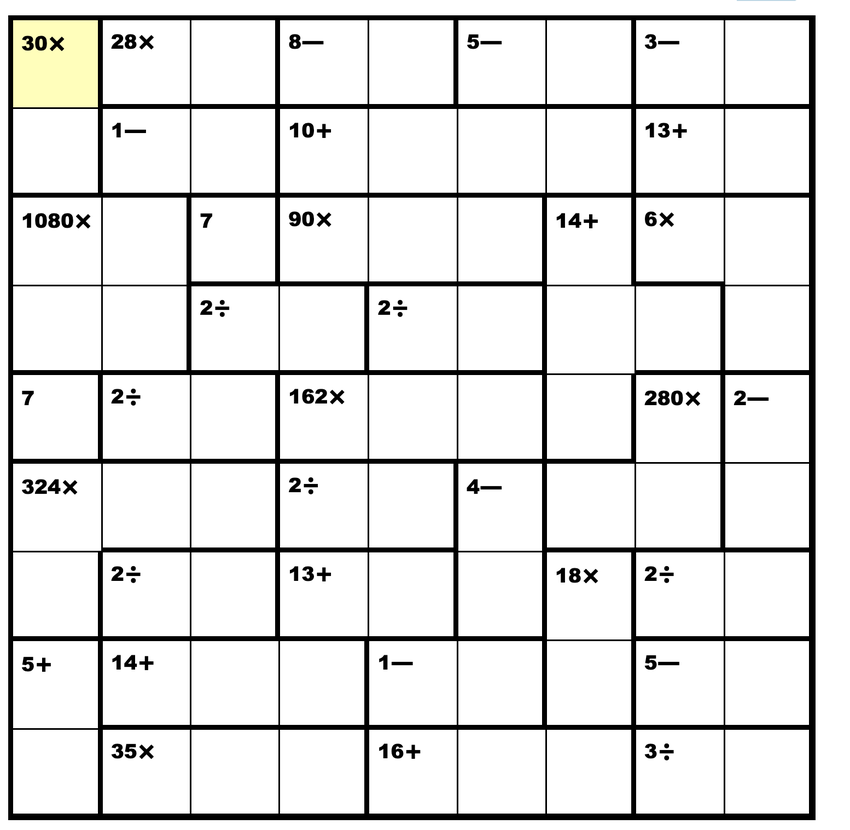
#> input picture imgs/74592.png, 850 x 830 px, shrunk from 1554 x 1516 before the run
$ jupyter execute --allow-errors kenken_image_processor.ipynb
#> lines starting #> are read from the running program, lines starting #| are printed output that depends on the picture; after the words box and inside, x2 and y2 are one past the last pixel; in counts of white or black regions, pixels touching at a corner belong together
# Image to solution

## Overview

This notebook takes a screenshot of a KenKen puzzle from http://www.kenkenpuzzle.com/game as input, and outputs the solution in the form of a list of lists.

The key addition of this notebook to the codebase is that it automates code generation for constraints. Previously this was done manually, and is extremely error prone and tedious.

## How it works

The algorithm works as follows:

1. threshold the image to remove a highlighted square if one is present
2. crop the white borders surrounding the grid
3. figure out the width of the top border, and scan a horizontal line just below to figure out the puzzle dimensions
4. scan horizontal lines to classify the right borders of each cell as boundary or not boundary, and vertical lines for the bottom borders
5. find boundary groups, and find the arithmetic constraints for each boundary group
    1. finding boundary groups is done recursively using 4.
    2. arithmetic constraints are found with [pytesseract](https://pypi.org/project/pytesseract/)
        1. the rightmost black blob is located and separated from the remaining left black blobs
        2. if no left black blobs exist, the right black blob is a fixed numeric constraint (i.e. cell equals 7)
        3. else the rightmost black blob is classified as an arithmetic symbol, and the left blobs an integer
6. build the generic puzzle constraints with [Z3](https://github.com/Z3Prover/z3)
7. add the arithmetic constraints for each boundary
8. solve and output solution

## Thoughts on usage

Since the finding of arithmetic constraints for each boundary group can be a little buggy, I think this code is best used in notebook form, to give the user the opportunity to double check the arithmetic constraints and modify any mistakes they see.

## How to improve

- pytesseract can be buggy with symbols, i.e. not recognizing minus, resulting in division
  - would be nice to write a custom symbol classifier. could probably get away with it myself as there are only four

[cell 1]
import cv2 as cv

[cell 2]
from matplotlib import pyplot as plt

## Input path to image

[cell 3]
img = cv.imread("../imgs/74592.png", cv.IMREAD_GRAYSCALE)
plt.imshow(img, cmap="gray")

[cell 4]
# step 1: remove highlighted square

ret, thresh = cv.threshold(img,127,255,cv.THRESH_BINARY)
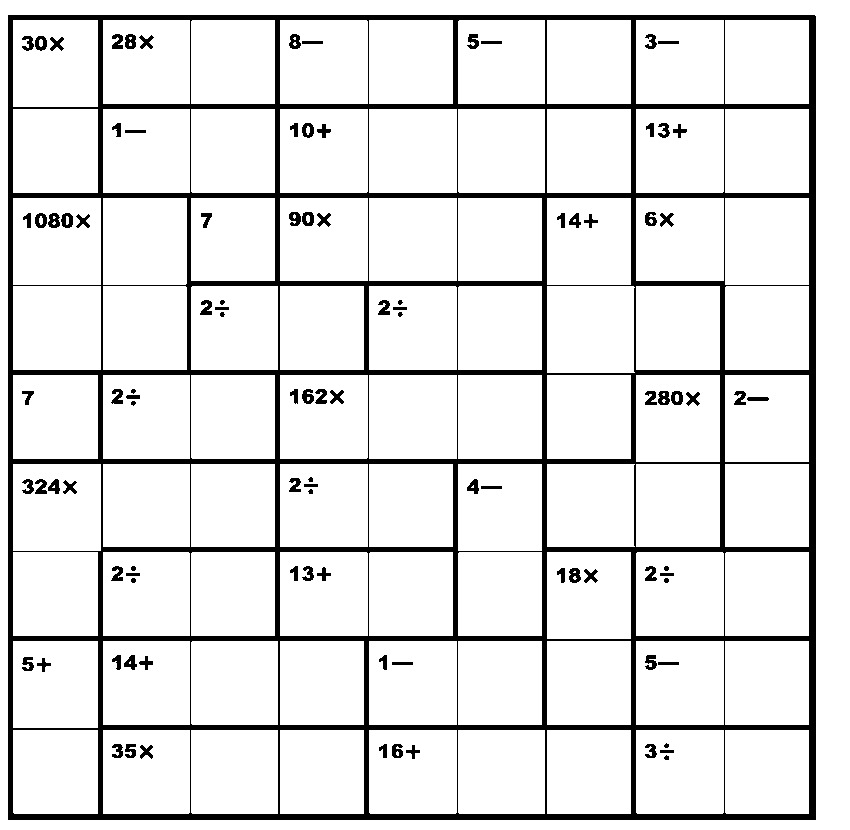
#> thresh: shape (830, 850); 89.5% white; 101 black regions (10 under 20 px), largest, box (x1, y1, x2, y2) and area: (8, 15, 816, 820) 65560, (569, 568, 581, 583) 130, (125, 34, 136, 49) 129
plt.imshow(thresh, cmap="gray")

[cell 5]
# step 2: crop image to perfectly fit borders
# go down from top middle width for top edge until value is black (0), and note y axis. same logic for other edges

# [0]: rows, [1]: cols
img_dimensions = thresh.shape
crop_top = 0
crop_bot = 0
crop_lef = 0
crop_rig = 0

# find crop_top
for i in range(img_dimensions[0]):
    if thresh[i][img_dimensions[1]//2] == 0:
        crop_top = i
        break

# find crop_bot
for i in range(img_dimensions[0]-1, 0, -1):
    if thresh[i][img_dimensions[1]//2] == 0:
        crop_bot = i
        break

# find crop_lef
for i in range(img_dimensions[1]):
    if thresh[img_dimensions[0]//2][i] == 0:
        crop_lef = i
        break

# find crop_rig
for i in range(img_dimensions[1]-1, 0, -1):
    if thresh[img_dimensions[0]//2][i] == 0:
        crop_rig = i
        break

[cell 6]
cropped = thresh[crop_top:crop_bot, crop_lef:crop_rig]
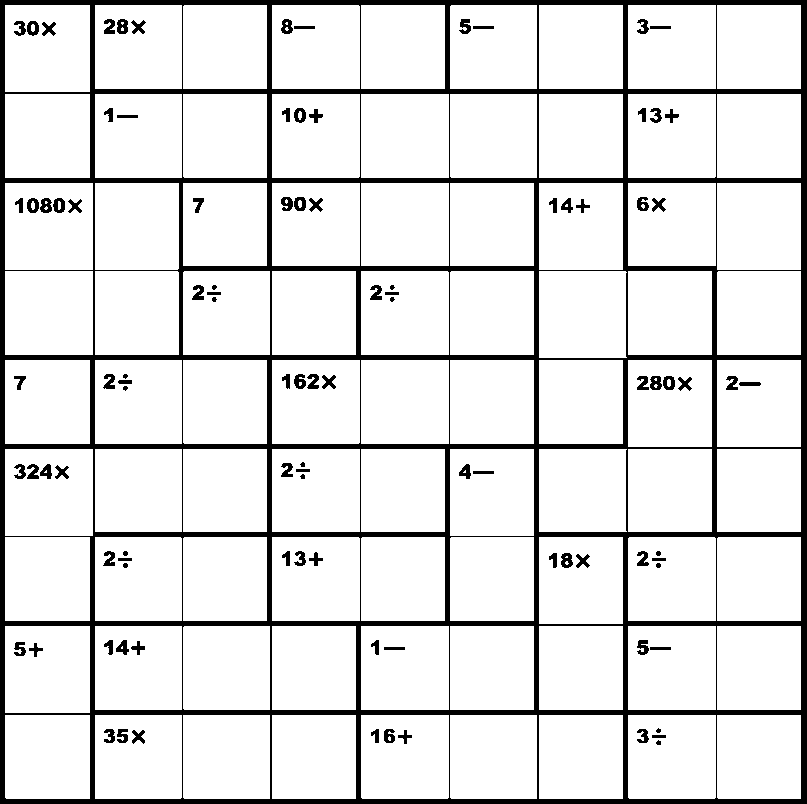
#> cropped: shape (804, 807); 88.8% white; 101 black regions (10 under 20 px), largest, box (x1, y1, x2, y2) and area: (0, 0, 807, 804) 63949, (561, 553, 573, 568) 130, (117, 19, 128, 34) 129
plt.imshow(cropped, cmap="gray")

[cell 7]
# step 3: scan one horizontal line from the top left white pixel to find puzzle dimensions (i.e. 4x4)
# top_left_white is found by walking diagonally down from the top left corner until non-black is hit

# find end of top black line
img_dimensions = cropped.shape

top_left_white = 0
for i in range(img_dimensions[0]):
    if cropped[i][i] != 0:
        top_left_white = i
        break

[cell 8]
top_left_white

[cell 9]
pixels_in_boundary = top_left_white

[cell 10]
# test
cropped_copy = cropped.copy()
plt.imshow(cv.line(cropped_copy, (0, top_left_white), (img_dimensions[0]//2, top_left_white), (127, 127, 127), 5), cmap="gray")
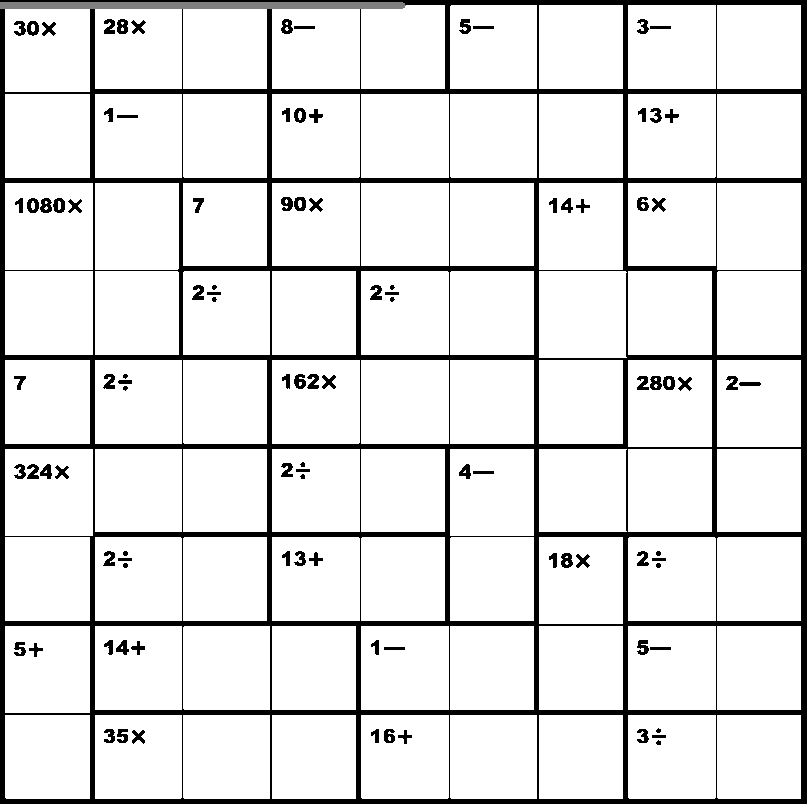
#> cropped_copy: shape (804, 807); 0.44% of pixels changed, all inside (x1, y1, x2, y2) = (0, 2, 406, 9)

[cell 11]
count_num_white_chunks = 1
cur_white = True
for i in range(top_left_white, img_dimensions[0]):
    if cur_white and cropped[top_left_white][i] == 0:
        cur_white = False
    if not cur_white and cropped[top_left_white][i] == 255:
        count_num_white_chunks += 1
        cur_white = True
#> after the loop, count_num_white_chunks = 9; cur_white = False

[cell 12]
count_num_white_chunks
#> Out = 9

[cell 13]
puzzle_dimensions = count_num_white_chunks
#> puzzle_dimensions = 9

[cell 14]
# step 4: scan horizontal lines and vertical lines to find constraint boundaries
# step 5: scan top left of each boundary for boundary numeric constraint

# bounds_right and bounds_down will be of the form [[boolean for _ in range(puzzle_dimensions-1)] for _ in range(puzzle_dimensions)]
bounds_right = []
bounds_down = []

# horizontal lines for bounds_right discovery
for line in range(puzzle_dimensions):
    # add bonus small amount for robustness
    row = (line * img_dimensions[0]//puzzle_dimensions) + pixels_in_boundary + 5
    cur_white = True
    first_black = None
    row_bounds_right = []
    for i in range(pixels_in_boundary, img_dimensions[1]-pixels_in_boundary):
        cur_pixel = cropped[row][i]
        if cur_white and cur_pixel == 0:
            cur_white = False
            first_black = i
        if not cur_white and cur_pixel == 255:
            row_bounds_right.append(i-first_black == pixels_in_boundary)
            cur_white = True
    bounds_right.append(row_bounds_right)
#> this loop made 9 passes
#> row on passes 1 to 8: 10, 99, 188, 278, 367, 456, 546, 635
#> after the loop, bounds_right = 9 items

# vertical lines for bounds_down discovery
for line in range(puzzle_dimensions):
    # add bonus small amount for robustness
    col = (line * img_dimensions[1]//puzzle_dimensions) + pixels_in_boundary + 5
    cur_white = True
    first_black = None
    row_bounds_down = []
    for i in range(pixels_in_boundary, img_dimensions[0]-pixels_in_boundary):
        cur_pixel = cropped[i][col]
        if cur_white and cur_pixel == 0:
            cur_white = False
            first_black = i
        if not cur_white and cur_pixel == 255:
            row_bounds_down.append(i-first_black == pixels_in_boundary)
            cur_white = True
    bounds_down.append(row_bounds_down)
#> this loop made 9 passes
#> col on passes 1 to 8: 10, 99, 189, 279, 368, 458, 548, 637
#> after the loop, bounds_down = 9 items

[cell 15]
bounds_right

[cell 16]
bounds_down

[cell 17]
def find_rightmost_black(img, starting_col):
    """
    Return col value of rightmost black pixel
    """
    for col in range(starting_col, 0, -1):
        # TODO understand why sometimes this crashes without the -1 in img.shape[0]-1
        for row in range(img.shape[0]-1):
            if img[row][col] == 0:
                return col

def find_leftmost_black(img):
    """
    Return col value of leftmost column that does not contain a black pixel, starting with the leftmost column

    To be used after find_rightmost_black to isolate a + or ÷ symbol
    """
    for col in range(img.shape[1]-1, 0, -1):
        found_black = False
        for row in range(img.shape[0]):
            if img[row][col] == 0:
                found_black = True
                break
        if not found_black:
            return col

def img_contains_black(img):
    for row in range(img.shape[0]):
        for col in range(img.shape[1]):
            if img[row][col] == 0:
                return True
    return False

[cell 18]
# assign each cell to a boundary number
cell_boundary_numbers = [[-1 for _ in range(puzzle_dimensions)] for _ in range(puzzle_dimensions)]
boundary_number_to_constraint = {}

def find_cell_missing_boundary(cell_boundary_numbers):
    """
    Returns tuple of index of first cell missing a boundary (has value -1)

    If none exist, returns (-1, -1)
    """
    for row in range(len(cell_boundary_numbers)):
        for col in range(len(cell_boundary_numbers)):
            if cell_boundary_numbers[row][col] == -1:
                return (row, col)

    return (-1, -1)


def find_cell_boundary_constraint(img, puzzle_dimensions, pixels_in_boundary, cell):
    """
    Returns (number, operation) for a given cell

    Splits up the cell into an image of the number and symbol for string extraction, to prevent cases such as 1- being interpreted as 4
    """
    # step 5: scan top left of each boundary for boundary numeric constraint
    # extract number from image: https://stackoverflow.com/questions/65832561/python-extract-number-from-simple-image

    from pytesseract import image_to_string

    lef = (cell[1] * img_dimensions[1]//puzzle_dimensions) + pixels_in_boundary
    rig = ((cell[1]+1) * img_dimensions[1]//puzzle_dimensions) - pixels_in_boundary
    top = (cell[0] * img_dimensions[0]//puzzle_dimensions) + pixels_in_boundary
    bot = ((cell[0]+1) * img_dimensions[0]//puzzle_dimensions) - pixels_in_boundary

    cell_img = img[top:bot, lef:rig]

    # only need top half
    top_half = cell_img[:cell_img.shape[0]//2, :]

    rightmost_black = find_rightmost_black(top_half, top_half.shape[1]-pixels_in_boundary)
    leftmost_black = find_leftmost_black(top_half[:, :rightmost_black])

    string_number = ''
    string_symbol = ''

    # small additions and subtractions help with error in isolating mistakenly included black borders, and adding surrounding white
    isolated_leftmost_blacks = top_half[:, 1:leftmost_black]
    isolated_rightmost_black = top_half[:, leftmost_black-1:rightmost_black+3]

    # check for presence of black to the left of the rightmost blob to eliminate case of cell value being fixed at a number
    has_symbol = img_contains_black(top_half[:, :leftmost_black])
    if has_symbol:
        # https://stackoverflow.com/questions/43705481/pytesseract-set-character-whitelist
        string_number = image_to_string(isolated_leftmost_blacks, config="-c tessedit_char_whitelist=0123456789 --psm 7").strip()
        string_symbol = image_to_string(isolated_rightmost_black, config="-c tessedit_char_whitelist=+—x --psm 7").strip()

        # pytesseract fails to recognize ÷ as it was not part of the training data
        string_symbol = '÷' if string_symbol == '' else string_symbol
    else:
        string_number = image_to_string(isolated_rightmost_black, config="-c tessedit_char_whitelist=0123456789 --psm 7").strip()
        string_symbol = '='

    return (string_number, string_symbol)


# [28 lines left out: function populate_cells_in_boundary, not called in this run]


cell_missing_boundary = find_cell_missing_boundary(cell_boundary_numbers)
cur_boundary_number = 0
#> (the rest of this cell did not finish here and is left out)

[cell 19]
cell_boundary_numbers

[cell 20]
boundary_number_to_constraint

[cell 21]
# double check and patch constraints if necessary

# boundary_number_to_constraint[5] = ('1', '—')

[cell 22]
boundary_number_to_constraint

[cell 23]
# step 6: create generic KenKen constraints
# Python script KenKen code
import z3

from utils.kenken import (division_constraint, minus_constraint,
                          product_constraint, sum_constraint)

# puzzle_dimensions x puzzle_dimensions matrix of integer variables
#> (the rest of this cell did not finish here and is left out)

[cell 24]
# step 7: add arithmetic boundary constraints
from collections import defaultdict

boundary_number_to_cells = defaultdict(list)

#> (the rest of this cell did not finish here and is left out)

#> (a cell that did not finish here is left out)

## Note: experimentation for the above

[cell 26]
cropped = thresh[crop_top:crop_bot, crop_lef:crop_rig]
plt.imshow(cropped, cmap="gray")

[cell 27]
# def find_cell_boundary_constraint(img, puzzle_dimensions, pixels_in_boundary, cell):
img = cropped
cell = (1, 1)

"""
Returns (number, operation) for a given cell

Splits up the cell into an image of the number and symbol for string extraction, to prevent cases such as 1- being interpreted as 4
"""
# step 5: scan top left of each boundary for boundary numeric constraint
# extract number from image: https://stackoverflow.com/questions/65832561/python-extract-number-from-simple-image

from pytesseract import image_to_string

lef = (cell[1] * img_dimensions[1]//puzzle_dimensions) + pixels_in_boundary
#> lef = 94
rig = ((cell[1]+1) * img_dimensions[1]//puzzle_dimensions) - pixels_in_boundary
#> rig = 174
top = (cell[0] * img_dimensions[0]//puzzle_dimensions) + pixels_in_boundary
#> top = 94
bot = ((cell[0]+1) * img_dimensions[0]//puzzle_dimensions) - pixels_in_boundary
#> bot = 173

cell_img = img[top:bot, lef:rig]
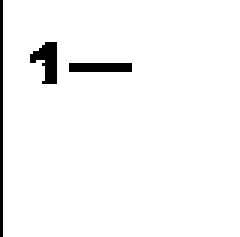
#> cell_img: shape (79, 80) (shown 3 times larger); 96.5% white; 3 black regions, box (x1, y1, x2, y2) and area: (0, 0, 1, 79) 79, (10, 14, 19, 28) 77, (23, 21, 44, 24) 63

# only need top half
top_half = cell_img[:cell_img.shape[0]//2, :]
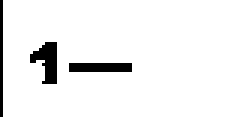
#> top_half: shape (39, 80) (shown 3 times larger); 94.3% white; 3 black regions, box (x1, y1, x2, y2) and area: (10, 14, 19, 28) 77, (23, 21, 44, 24) 63, (0, 0, 1, 39) 39

rightmost_black = find_rightmost_black(top_half, top_half.shape[1]-pixels_in_boundary)
#> rightmost_black = 43
leftmost_black = find_leftmost_black(top_half[:, :rightmost_black])
#> leftmost_black = 22

string_number = ''
string_symbol = ''

plt.imshow(img[top:bot, lef:rig], cmap="gray")

[cell 28]
isolated_leftmost_blacks = top_half[:, 1:leftmost_black]
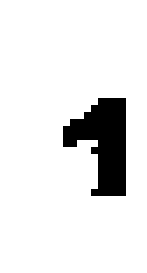
#> isolated_leftmost_blacks: shape (39, 21) (shown 7 times larger); 90.6% white; 1 black region, box (x1, y1, x2, y2) and area: (9, 14, 18, 28) 77
# add a little white margin to aid recognition
isolated_rightmost_black = top_half[:, leftmost_black-1:rightmost_black+3]
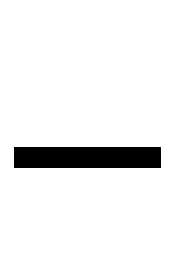
#> isolated_rightmost_black: shape (39, 25) (shown 7 times larger); 93.5% white; 1 black region, box (x1, y1, x2, y2) and area: (2, 21, 23, 24) 63

[cell 29]
plt.imshow(isolated_leftmost_blacks, cmap="gray")

[cell 30]
plt.imshow(isolated_rightmost_black, cmap="gray")

[cell 31]
# check for presence of black to the left of the rightmost blob to eliminate case of cell value being fixed at a number
has_symbol = img_contains_black(top_half[:, :leftmost_black])
#> has_symbol = True

$ run again, with imgs/153388.png copied over imgs/74592.png
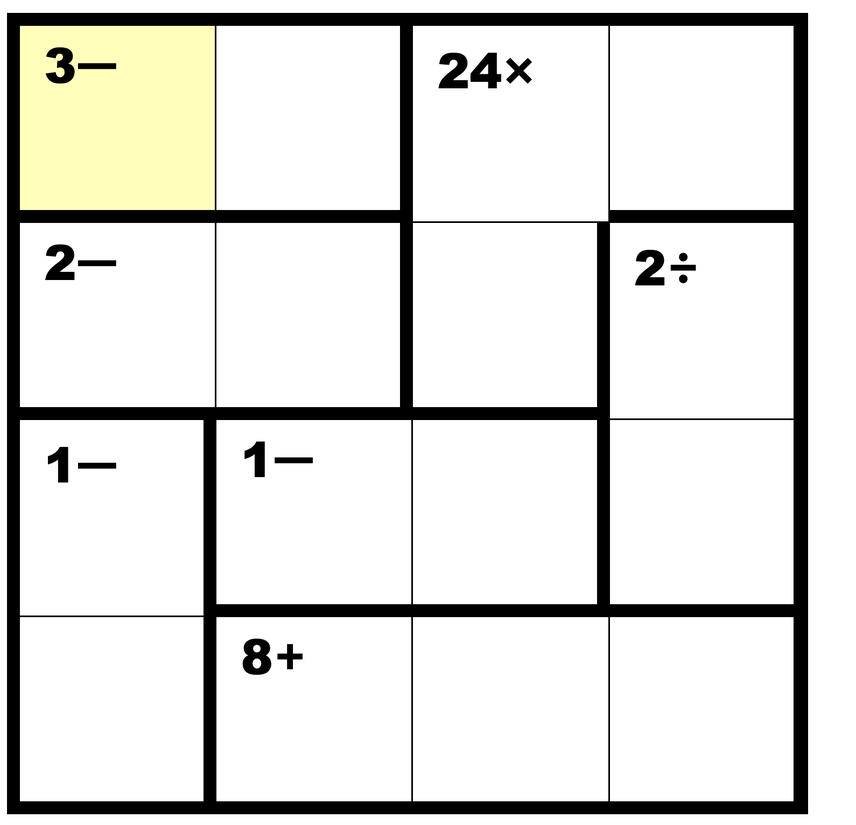
#> input picture imgs/153388.png, 856 x 825 px, shrunk from 1590 x 1532 before the run
#> thresh: shape (825, 856); 87.5% white; 18 black regions, largest, box (x1, y1, x2, y2) and area: (7, 13, 808, 814) 81393, (243, 639, 271, 675) 745, (439, 53, 468, 88) 663
#> cropped: shape (800, 800); 86.5% white; 18 black regions, largest, box (x1, y1, x2, y2) and area: (0, 0, 800, 800) 79792, (236, 626, 264, 662) 745, (432, 40, 461, 75) 663
#> cropped_copy: shape (800, 800); min 0, max 255, mean 220.5
#> after the loop `for i in range(top_left_white, img_dimensions[0]):`: count_num_white_chunks = 4; cur_white = False
#> `count_num_white_chunks`: Out = 4
#> the loop `for line in range(puzzle_dimensions):` made 4 passes
#> row on passes 1 to 4: 18, 218, 418, 618
#> after the loop `for line in range(puzzle_dimensions):`: bounds_right = [[False, True, False], [False, True, True], [False, False, True], [False, False, False]]
#> the loop `for line in range(puzzle_dimensions):` made 4 passes
#> after the loop `for line in range(puzzle_dimensions):`: bounds_down = [[True, True, False], [True, True, True], [False, True, True], [True, False, True]]
#> `bounds_right`: Out has the same summary as bounds_right
#> `bounds_down`: Out has the same summary as bounds_down
#> `lef = (cell[1] * img_dimensions[1]//puzzle_dimensions) + pixels_in_bou..`: lef = 213
#> `rig = ((cell[1]+1) * img_dimensions[1]//puzzle_dimensions) - pixels_in..`: rig = 387
#> `top = (cell[0] * img_dimensions[0]//puzzle_dimensions) + pixels_in_bou..`: top = 213
#> `bot = ((cell[0]+1) * img_dimensions[0]//puzzle_dimensions) - pixels_in..`: bot = 387
#> `leftmost_black = find_leftmost_black(top_half[:, :rightmost_black])`: leftmost_black = 173
#> `has_symbol = img_contains_black(top_half[:, :leftmost_black])`: has_symbol = False
